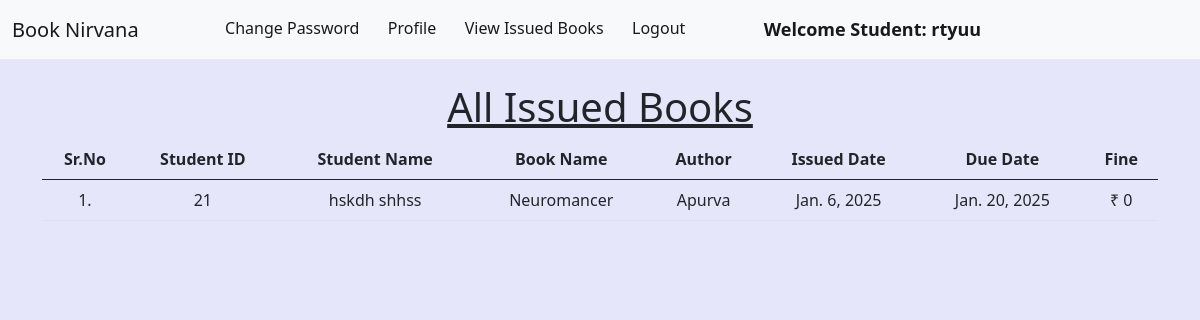
The page /student_issued_books/ (signed in) on the database as committed earlier.
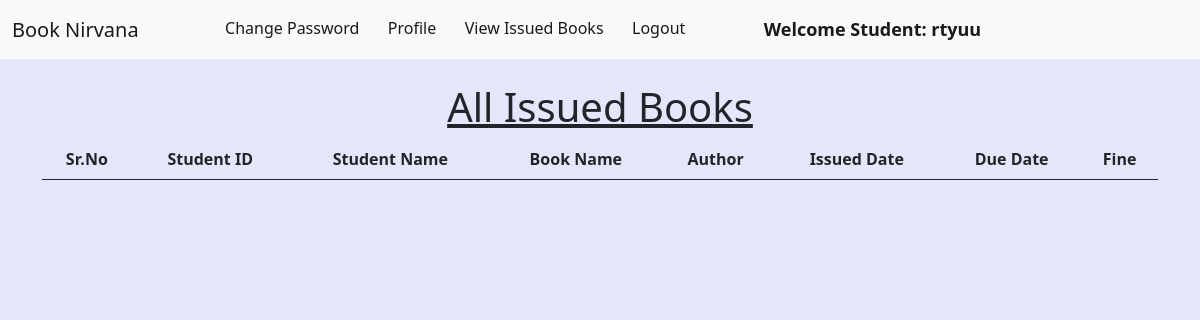
The same page on the database as committed later.
### library/models.py (models this page shows, shortened)
class Book(models.Model):
    name = models.CharField(max_length=200)
    author = models.CharField(max_length=200)
    isbn = models.PositiveIntegerField()
    category = models.CharField(max_length=50)

class IssuedBook(models.Model):
    student_id = models.PositiveIntegerField(blank=True)
    isbn = models.CharField(max_length=13)
    issued_date = models.DateField(auto_now=True)
    expiry_date = models.DateField(default=expiry)

### library/views.py (the view)
# urls.py: path("student_issued_books/", views.student_issued_books, name="student_issued_books"),
@login_required(login_url = '/student_login')
def student_issued_books(request):
    student = Student.objects.filter(user_id=request.user.id)
    issuedBooks = IssuedBook.objects.filter(student_id=student[0].user_id)
    list_of_issued_details = []
    list_of_issued_date = []
    for i in issuedBooks:
        books = Book.objects.filter(isbn=i.isbn)
        for book in books:
            t=(request.user.id, request.user.get_full_name, book.name,book.author)
            list_of_issued_details.append(t)
        days=(date.today()-i.issued_date)
        d=days.days
        fine=0
        if d>15:
            day=d-14
            fine=day*5
        t=(issuedBooks[0].issued_date, issuedBooks[0].expiry_date, fine)
        list_of_issued_date.append(t)
    return render(request,'student_issued_books.html',{'li1':list_of_issued_details, 'li2':list_of_issued_date})

### library/templates/student_issued_books.html (shortened to what this page needs)
{% extends 'student_navbar.html' %}
{% load static %}
{% block body %}
<div class="container mt-4">
    <h1 class="text-center"><u>All Issued Books</u></h1>
    <table class="table table-hover" id="example">
        <thead>
            <tr class="text-center">
                <th>Sr.No</th>
                <th>Student ID</th>
                <th>Student Name</th>
                <th>Book Name</th>
                <th>Author</th>
                <th>Issued Date</th>
                <th>Due Date</th>
                <th>Fine</th>
            </tr>
        </thead>
        <tbody>
            {% for i in li1 %}
            <tr class="text-center">
                <td>{{forloop.counter}}.</td>
                <td>{{i.0}}</td>
                <td>{{i.1}}</td>
                <td>{{i.2}}</td>
                <td>{{i.3}}</td>
                {% endfor %}
                {% for i in li2 %}
                <td>{{i.0}}</td>
                <td>{{i.1}}</td>
                <td>₹ {{i.2}}</td>
            </tr>
            {% endfor %}
        </tbody>
    </table>
    </div>
{% endblock %}

### library/templates/student_navbar.html (shortened to what this page needs)
<!doctype html>
<html lang="en">
  <head>
    <link href="https://cdn.jsdelivr.net/npm/bootstrap@5.1.0/dist/css/bootstrap.min.css" rel="stylesheet">
    <link rel="stylesheet" href="https://cdn.datatables.net/1.10.25/css/jquery.dataTables.min.css">
    <link rel="stylesheet" href="https://cdn.datatables.net/buttons/1.7.1/css/buttons.dataTables.min.css">
  </head>
  <body>
    <nav class="navbar navbar-expand-lg navbar-light bg-light sticky-top">
        <div class="container-fluid">
          <a class="navbar-brand" href="#">Book Nirvana</a>
          <div class="collapse navbar-collapse" id="navbarSupportedContent">
            <ul class="navbar-nav me-auto mb-2 mb-lg-0">
              <li class="nav-item">
                <a class="nav-link active" aria-current="page" href="/change_password/">Change Password</a>
              </li>
              <li class="nav-item">
                <a class="nav-link active" aria-current="page" href="/profile/">Profile</a>
              </li>
              <li class="nav-item">
                <a class="nav-link active" aria-current="page" href="/student_issued_books/">View Issued Books</a>
              </li>
              <li class="nav-item">
                <a class="nav-link active" aria-current="page" href="/logout/">Logout</a>
              </li>
              <li class="nav-item">
                <a style="font-weight:600; font-family:'Segoe UI', Tahoma, Geneva, Verdana, sans-serif; font-size: large;" class="nav-link active" href="#">Welcome Student: {{request.user}}</a>
              </li>
            </ul>
          </div>
        </div>
      </nav>
      {% block body %}
      {% endblock %}
  </body>
</html>

Rows that differ between the two databases and show on the page:
no longer on this page (row unchanged): Book: name "Neuromancer", author "Apurva"
removed IssuedBook: issued_date "Jan. 6, 2025", expiry_date "Jan. 20, 2025"
Other text that changed with them:
list line gone: "1 . 21"
list line gone: "hskdh shhss"
list line gone: "₹ 0"
